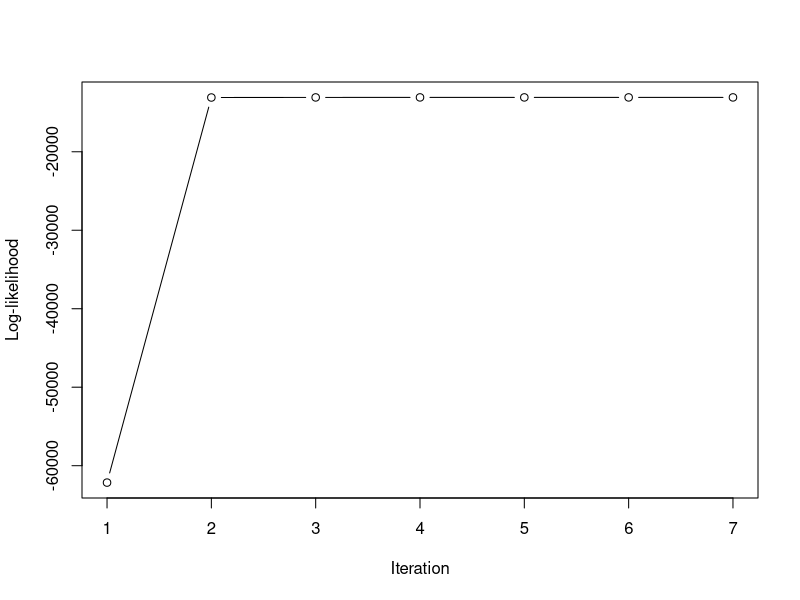

Here is the R script that generated this plot:
## ---- chunk 1
knitr::opts_chunk$set(echo = TRUE, fig.width = 6, fig.height = 4)
## ---- chunk 2
set.seed(21523514)
delta <- rbind(c(0, 0, 0), c(1, 0, 0), c(0, 1, 0), c(0, 0, 1), c(1, 1, 1))
colnames(delta) <- c("d1", "d2", "d3")
w <- c(172738, 2030, 114, 68, 50)

## pr(x) of each pattern is just
pattern_prob <- function(p) {
  apply(delta, 1, function(d) prod(ifelse(d == 1, p, 1 - p)))
}

lambda <- 0.01
m      <- rep(0.9, 3)
u      <- rep(0.1, 3)
loglik <- c()

for (t in 1:1000) {
  ## Pr(pattern pair is a match)
  match    <- lambda       * pattern_prob(m)
  nonmatch <- (1 - lambda) * pattern_prob(u)
  xi       <- match / (match + nonmatch)

  ## observed-data ln-likelihood
  loglik[t] <- sum(w * log(match + nonmatch))

  ## E(number of matches/non-matches)
  n_match    <- w * xi
  n_nonmatch <- w * (1 - xi)

  lambda <- sum(n_match) / sum(w)
  m      <- colSums(n_match * delta)    / sum(n_match)
  u      <- colSums(n_nonmatch * delta) / sum(n_nonmatch)
  if (t > 1 && abs(loglik[t] - loglik[t - 1]) < 1e-8) break
}

lambda
round(rbind(m, u), 6)

## estimated match prob 
data.frame(delta, count = w, Pr_match = round(xi, 4))

## plotted
plot(loglik, type = "b", xlab = "Iteration", ylab = "Log-likelihood")

## check never decreases
all(diff(loglik) >= -1e-8)
